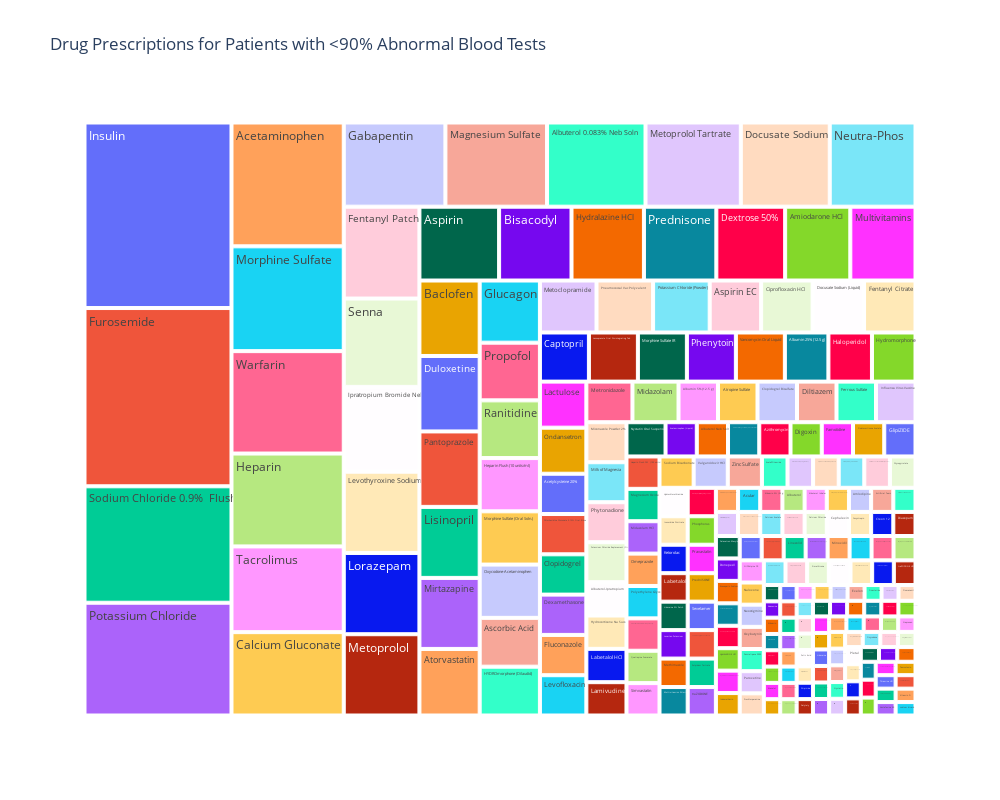

Notebook code cell kept with this figure:
### Code cell
filtered_patients_under_90 = patients[
    (patients['hematocrit_abnormal_percentage'] < 90) |
    (patients['hemoglobin_abnormal_percentage'] < 90) |
    (patients['red_blood_cells_abnormal_percentage'] < 90)
]

# Get subject IDs of patients with <90% abnormal results
low_abnormal_subjects = filtered_patients_under_90['subject_id'].unique()

# Filter prescriptions for these patients
relevant_prescriptions = prescriptions[prescriptions['subject_id'].isin(low_abnormal_subjects)]

# Count prescriptions, grouping by all three drug name columns
drug_counts = relevant_prescriptions.groupby(['drug', 'drug_name_poe', 'drug_name_generic']).size().reset_index(name='count')

# Create treemap using plotly
fig = px.treemap(
    drug_counts,
    path=['drug'],  # Main grouping
    values='count',
    custom_data=['drug_name_poe', 'drug_name_generic'],  # Additional data for hover
    title='Drug Prescriptions for Patients with <90% Abnormal Blood Tests'
)

# Customize hover template
fig.update_traces(
    hovertemplate="""
    Drug: %{label}<br>
    Count: %{value}<br>
    POE Name: %{customdata[0]}<br>
    Generic Name: %{customdata[1]}<br>
    <extra></extra>
    """
)

# Update layout
fig.update_layout(
    width=1000,
    height=800,
)

fig.show()

### Figure 1 — Plotly figure (JSON) as saved in the notebook; plotly's stock layout.template omitted (floating-point values rounded to 4 significant figures; data arrays with more than 128 entries replaced by an {"elided": "..."} marker saying what was removed)
{"data": [{"branchvalues": "total", "customdata": {"elided": "246x2 str values"}, "domain": {"x": [0, 1], "y": [0, 1]}, "hovertemplate": "\n    Drug: %{label}<br>\n    Count: %{value}<br>\n    POE Name: %{customdata[0]}<br>\n    Generic Name: %{customdata[1]}<br>\n    <extra></extra>\n    ", "ids": {"elided": "246 str values"}, "labels": {"elided": "246 str values"}, "name": "", "parents": {"elided": "246 str values"}, "type": "treemap", "values": {"elided": "246 float values"}}], "layout": {"height": 800, "legend": {"tracegroupgap": 0}, "title": {"text": "Drug Prescriptions for Patients with <90% Abnormal Blood Tests"}, "width": 1000}}
